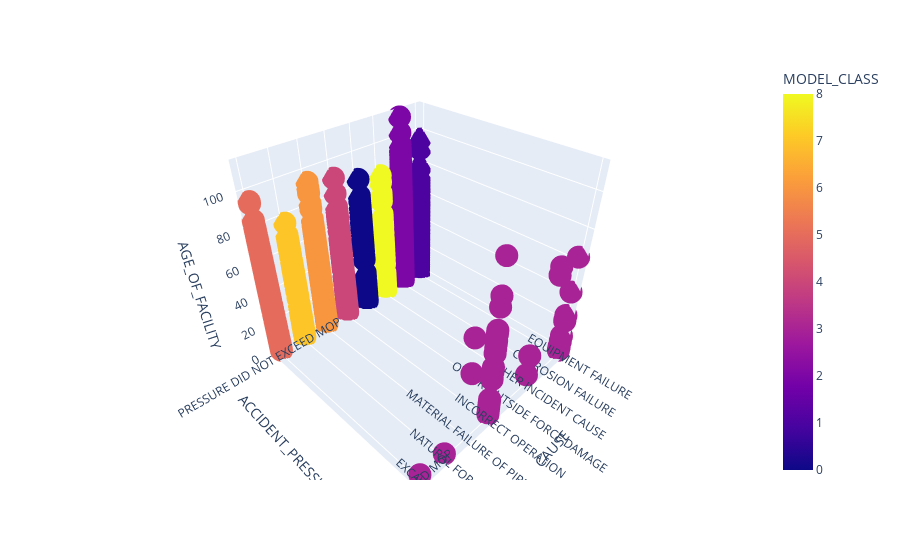

The notebook cell saved with this chart:
### Code cell
# Creating a 3D-Scatter with the PCA data and the clusters
fig = px.scatter_3d(clustered_df, x="CAUSE", y="ACCIDENT_PRESSURE", z="AGE_OF_FACILITY", color="MODEL_CLASS", hover_name="CAUSE", hover_data=["AGE_OF_FACILITY", "ACCIDENT_PRESSURE"], width=900)
fig.update_layout(legend=dict(x=0,y=1))
fig.show()

### Figure 1 — Plotly figure (JSON) as saved in the notebook; plotly's stock layout.template omitted (floating-point values rounded to 4 significant figures; data arrays with more than 128 entries replaced by an {"elided": "..."} marker saying what was removed)
{"data": [{"hovertemplate": "<b>%{hovertext}</b><br><br>CAUSE=%{x}<br>ACCIDENT_PRESSURE=%{y}<br>AGE_OF_FACILITY=%{z}<br>MODEL_CLASS=%{marker.color}<extra></extra>", "hovertext": {"elided": "3061 str values"}, "legendgroup": "", "marker": {"color": {"elided": "3061 int values"}, "coloraxis": "coloraxis", "symbol": "circle"}, "mode": "markers", "name": "", "scene": "scene", "showlegend": false, "type": "scatter3d", "x": {"elided": "3061 str values"}, "y": {"elided": "3061 str values"}, "z": {"elided": "3061 int values"}}], "layout": {"coloraxis": {"colorbar": {"title": {"text": "MODEL_CLASS"}}, "colorscale": [[0, "#0d0887"], [0.1111, "#46039f"], [0.2222, "#7201a8"], [0.3333, "#9c179e"], [0.4444, "#bd3786"], [0.5556, "#d8576b"], [0.6667, "#ed7953"], [0.7778, "#fb9f3a"], [0.8889, "#fdca26"], [1, "#f0f921"]]}, "legend": {"tracegroupgap": 0, "x": 0, "y": 1}, "margin": {"t": 60}, "scene": {"domain": {"x": [0, 1], "y": [0, 1]}, "xaxis": {"title": {"text": "CAUSE"}}, "yaxis": {"title": {"text": "ACCIDENT_PRESSURE"}}, "zaxis": {"title": {"text": "AGE_OF_FACILITY"}}}, "width": 900}}
